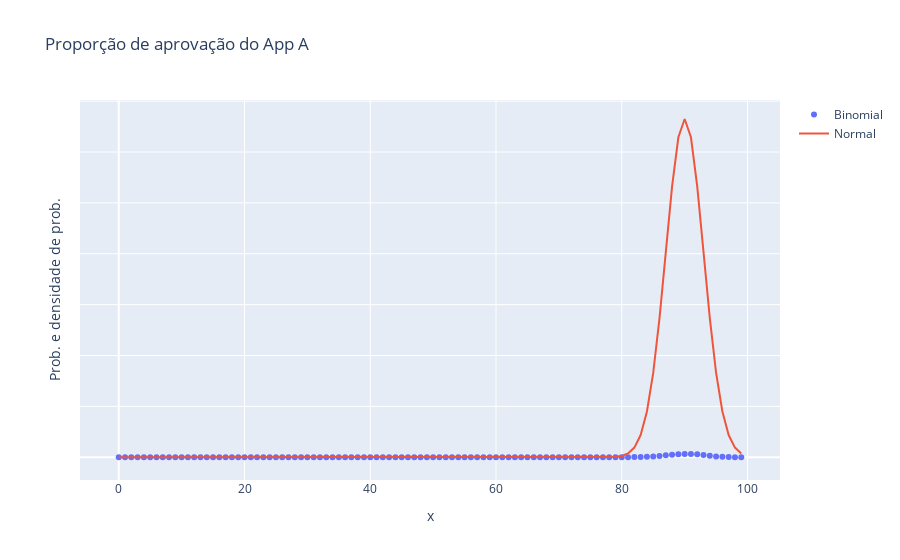

Notebook code cell kept with this figure:
### Markdown cell above
## Binomial vs normal

### Code cell
binomial_e_proporção_vs_normal(empresa_A, rescale_x=False, rescale_y=False)
